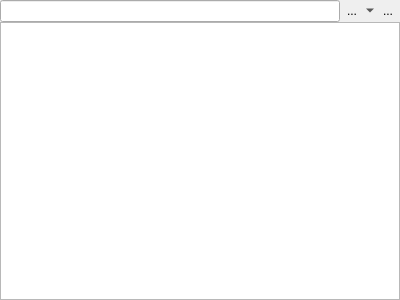
<?xml version="1.0" encoding="UTF-8"?>
<ui version="4.0">
 <class>LibraryView</class>
 <widget class="QWidget" name="LibraryView">
  <property name="geometry">
   <rect>
    <x>0</x>
    <y>0</y>
    <width>400</width>
    <height>300</height>
   </rect>
  </property>
  <property name="windowTitle">
   <string>Form</string>
  </property>
  <layout class="QVBoxLayout" name="verticalLayout">
   <property name="spacing">
    <number>0</number>
   </property>
   <property name="leftMargin">
    <number>0</number>
   </property>
   <property name="topMargin">
    <number>0</number>
   </property>
   <property name="rightMargin">
    <number>0</number>
   </property>
   <property name="bottomMargin">
    <number>0</number>
   </property>
   <item>
    <layout class="QHBoxLayout" name="horizontalLayout">
     <item>
      <widget class="QLineEdit" name="filter">
       <property name="clearButtonEnabled">
        <bool>true</bool>
       </property>
      </widget>
     </item>
     <item>
      <widget class="QToolButton" name="add">
       <property name="text">
        <string>...</string>
       </property>
       <property name="popupMode">
        <enum>QToolButton::MenuButtonPopup</enum>
       </property>
       <property name="autoRaise">
        <bool>true</bool>
       </property>
       <property name="arrowType">
        <enum>Qt::NoArrow</enum>
       </property>
      </widget>
     </item>
     <item>
      <widget class="QToolButton" name="del">
       <property name="text">
        <string>...</string>
       </property>
       <property name="autoRaise">
        <bool>true</bool>
       </property>
      </widget>
     </item>
    </layout>
   </item>
   <item>
    <widget class="QTreeView" name="libView">
     <property name="alternatingRowColors">
      <bool>true</bool>
     </property>
     <attribute name="headerVisible">
      <bool>false</bool>
     </attribute>
    </widget>
   </item>
  </layout>
 </widget>
 <resources/>
 <connections/>
</ui>
